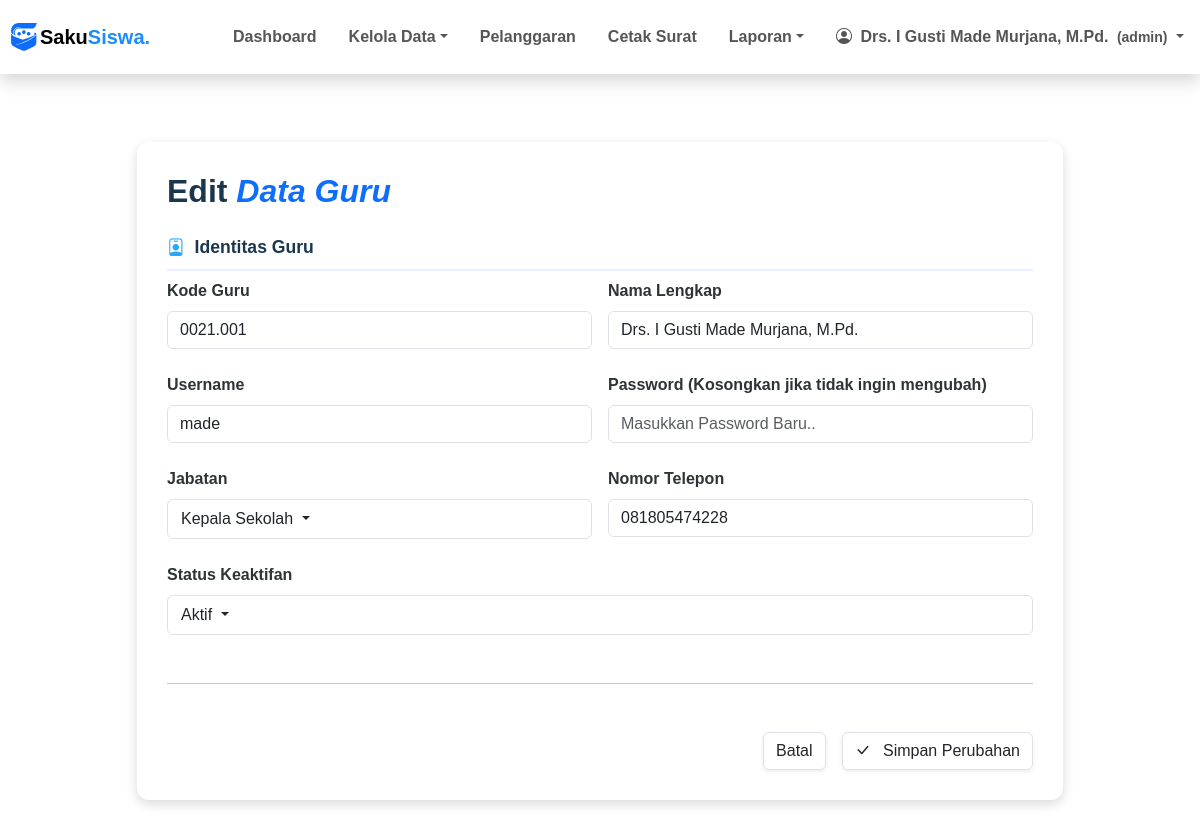
Screenshot of /pages/guru/edit.php?kode_guru=0021.001 (signed in) with the database file from the repository.
### tables this page shows
CREATE TABLE `guru` (
  `kode_guru` char(8) NOT NULL,
  `nama_pengguna` varchar(100) DEFAULT NULL,
  `role` enum('admin','bk','guru','manajemen','siswa') DEFAULT 'guru',
  `username` varchar(50) DEFAULT NULL,
  `password` varchar(70) DEFAULT NULL,
  `aktif` enum('Y','N') DEFAULT NULL,
  `jabatan` varchar(50) DEFAULT NULL,
  `telp` varchar(16) DEFAULT NULL
);

### pages/guru/edit.php (the view, shortened to what this page needs)
<?php
include ROOTPATH . "/config/config.php";
include ROOTPATH . "/includes/header.php";
$kode_guru = $_GET["kode_guru"];
$result = mysqli_fetch_assoc(mysqli_query($conn, "SELECT * FROM guru WHERE kode_guru = '$kode_guru'"));
?>
<div class="container py-5">
    <div class="row justify-content-center">
        <div class="col-lg-10">
            <div class="form-container">
                <div class="d-flex align-items-center mb-4">
                    <h2 class="main-title mb-0" style="color: #1a374d; font-weight: 700;">
                        Edit <span class="text-primary fst-italic">Data Guru</span>
                    </h2>
                </div>
                <form action="/SistemPoin/process/guru_process.php" method="POST">
                    <div class="form-section-title">
                        <i class="bi bi-person-badge"></i> Identitas Guru
                    </div>
                    <div class="row g-3 mb-4">
                        <div class="col-md-6">
                            <label class="form-label">Kode Guru</label>
                            <input type="text" name="kode_guru" class="form-control" value="<?= $result['kode_guru'] ?>" readonly>
                        </div>
                        <div class="col-md-6">
                            <label class="form-label">Nama Lengkap</label>
                            <input type="text" name="nama_pengguna" class="form-control" placeholder="Masukkan Nama Lengkap.." value="<?= $result['nama_pengguna'] ?>" required>
                        </div>
                        <div class="col-md-6">
                            <label class="form-label">Username</label>
                            <input type="text" name="username" class="form-control" placeholder="Masukkan Username.." value="<?= $result['username'] ?>" required>
                        </div>
                        <div class="col-md-6">
                            <label class="form-label">Password (Kosongkan jika tidak ingin mengubah)</label>
                            <input type="password" name="password" class="form-control" placeholder="Masukkan Password Baru..">
                        </div>
                        <div class="col-md-6">
                            <label class="form-label">Jabatan</label>
                            <div class="dropdown border rounded">
                                <button class="btn dropdown-toggle-filter dropdown-toggle w-100 text-start" type="button" id="dropdown_jabatan" data-bs-toggle="dropdown">
                                    <?= !empty($result['jabatan']) ? $result['jabatan'] : 'Pilih Jabatan' ?>
                                </button>
                            </div>
                        </div>
                        <div class="col-md-6">
                            <label class="form-label">Nomor Telepon</label>
                            <input type="number" name="telp" class="form-control" placeholder="Masukkan Nomor Telepon.." value="<?= $result['telp'] ?>" required>
                        </div>
                        <div class="col-12">
                            <label class="form-label">Status Keaktifan</label>
                            <div class="dropdown border rounded">
                                <button class="btn dropdown-toggle-filter dropdown-toggle w-100 text-start" type="button" id="dropdown_aktif" data-bs-toggle="dropdown">
                                    <?= $result['aktif'] == 'Y' ? 'Aktif' : 'Tidak Aktif' ?>
                                </button>
                            </div>
                        </div>
                    </div>
                    <hr class="my-5">
                    <div class="d-flex justify-content-end gap-3">
                        <a href="list.php" class="btn btn-cancel shadow-sm border">Batal</a>
                        <button type="submit" class="btn btn-save shadow-sm border">
                            <i class="bi bi-check-lg me-2"></i> Simpan Perubahan
                        </button>
                    </div>
                </form>
            </div>
        </div>
    </div>
</div>
<?php include ROOTPATH . "/includes/footer.php"; ?>

### assets/css/style.css (style rules this page uses)
.dropdown-toggle-filter { border: 1px solid #dee2e6; background: white; display: flex; justify-content: space-between; align-items: center; }
.btn { transition: all 0.4s ease-in-out !important; }
.form-container { background: #ffffff; padding: 30px; border-radius: 12px; box-shadow: rgba(0, 0, 0, 0.15) 0px 4px 12px; margin-top: 20px; }
.form-section-title { font-size: 1.1rem; font-weight: 700; color: #1a374d; margin-top: 1rem; margin-bottom: 0rem; padding-bottom: 8px; border-bottom: 2px solid #e7f1ff; display: flex; align-items: center; }
.form-section-title i { margin-right: 10px; color: #28a8fd; }
.form-label { font-weight: 600; color: #2d3436; margin-bottom: 8px; margin-top: 0.5rem; }
.btn-save { background-color: #1a374d; color: white; padding: 10px 25px; border-radius: 8px; border: none; font-weight: 600; transition: all 0.3s ease; }
.btn-cancel { background-color: #f8f9fa; color: #6c757d; padding: 10px 25px; border-radius: 8px; border: 1px solid #dee2e6; text-decoration: none; font-weight: 600; transition: all 0.3s ease; }

### includes/header.php (style rules this page uses)
body { font-family: 'Poppins', sans-serif !important; }

### rows the page displays
guru: kode_guru "0021.001", nama_pengguna "Drs. I Gusti Made Murjana, M.Pd.", username "made", jabatan "Kepala Sekolah", telp "081805474228"

### other values shown
$_SESSION['nama_pengguna'] "Drs. I Gusti Made Murjana, M.Pd."
$_SESSION['user_role'] "admin"
